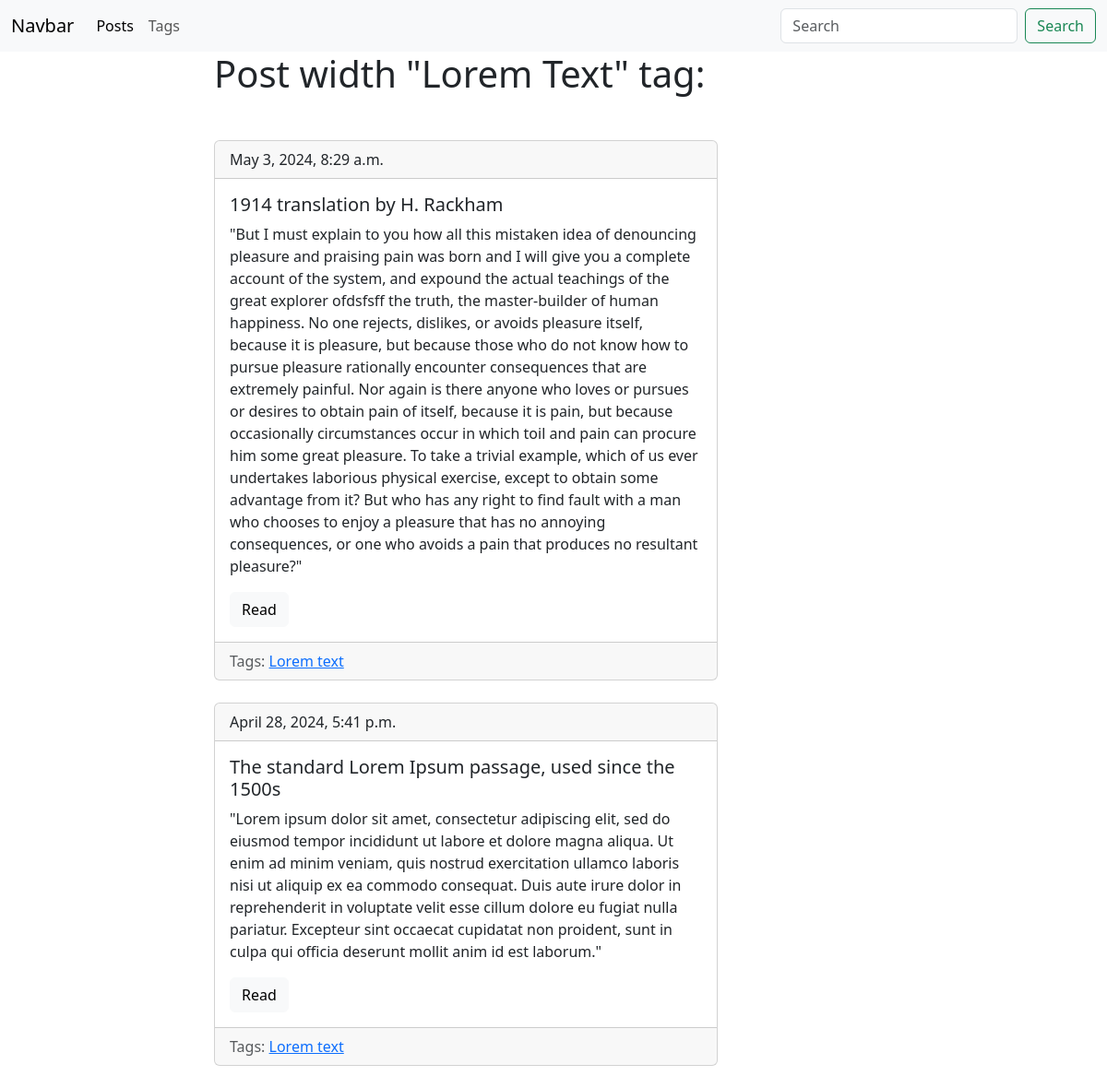
Screenshot of /blog/tag/lorem-text-1714467309/ with the database file from the repository.
### blog/models.py (models this page shows, shortened)
class Tag(models.Model):
     title = models.CharField(max_length=50)
     slug = models.SlugField(max_length=50, blank=True ,  unique = True)
     def get_absolute_url(self):
          return reverse('tag_detail_url', kwargs = {'slug':self.slug})
     class Meta:
          ordering = ['title']

class Post(models.Model):
     title = models.CharField(max_length = 150, db_index = True)
     slug = models.SlugField(max_length = 150, blank=True, unique = True)
     bodu = models.TextField(blank = True, db_index = True)
     date_pub = models.DateTimeField(auto_now_add = True)
     tags = models.ManyToManyField('Tag', blank=True, related_name='posts')
     def get_absolute_url(self):
         return reverse("post_detail_url", kwargs={'slug':self.slug})
     class Meta:
          ordering = ['-date_pub']

### blog/views.py (the view)
# urls.py: path('tag/<str:slug>/', Tag_detail.as_view() , name='tag_detail_url'),
class Tag_detail(ObjectDetailMixin,View):
    model = Tag
    template =  'blog/tag_detail.html'

### blog/utils.py (called while the page is built)
    def get(self,request,slug):
            obj  = get_object_or_404(self.model,slug__iexact=slug)
            return render(request, self.template, context = {self.model.__name__.lower(): obj, 'admin_object':obj , 'detail':True})

### blog/templates/blog/tag_detail.html (shortened to what this page needs)
{%extends 'blog/base_blog.html'%}
{%block content %}
<h1 class = "mb-5"> Post width "{{tag.title|title}}"  tag: </h1>
{%for post in tag.posts.all%}
{% include 'blog/includes/post_cardTempletes.html'%}
{%endfor%}
{%endblock%}

### blog/templates/blog/includes/post_cardTempletes.html
<div class="card">
    <div class="card-header">{{post.date_pub}}</div>
    <div class="card-body">
      <h5 class="card-title">{{post.title}}</h5>
      <p class="card-text">{{post.bodu}}</p>
      <a href="{{post.get_absolute_url}}" class="btn btn-light">Read</a>
    </div>
    <div class="card-footer text-body-secondary">
       Tags:
       {%for tag in post.tags.all%}
        <a href = "{{tag.get_absolute_url}}">{{tag.title}}</a>
       {%endfor%}
      </div>
  </div>
  <br />

### rows the page displays
Tag: title "Lorem Text", title "Lorem text"
Post: date_pub "May 3, 2024, 8:29 a.m.", title "1914 translation by H. Rackham", bodu "\"But I must explain to you how all this mistaken idea of denouncing pleasure and praising pain was born and I will give you a complete account of the system, and expound the actual teachings of the great explorer ofdsfsff the truth, the master-builder of human happiness. No one rejects, dislikes, or avoids pleasure itself, because it is pleasure, but because those who do not know how to pursue pleasure rationally encounter consequences that are extremely painful. Nor again is there anyone who loves or pursues or desires to obtain pain of itself, because it is pain, but because occasionally circumstances occur in which toil and pain can procure him some great pleasure. To take a trivial…"
Post: date_pub "April 28, 2024, 5:41 p.m.", title "The standard Lorem Ipsum passage, used since the 1500s", bodu "\"Lorem ipsum dolor sit amet, consectetur adipiscing elit, sed do eiusmod tempor incididunt ut labore et dolore magna aliqua. Ut enim ad minim veniam, quis nostrud exercitation ullamco laboris nisi ut aliquip ex ea commodo consequat. Duis aute irure dolor in reprehenderit in voluptate velit esse cillum dolore eu fugiat nulla pariatur. Excepteur sint occaecat cupidatat non proident, sunt in culpa qui officia deserunt mollit anim id est laborum.\""
